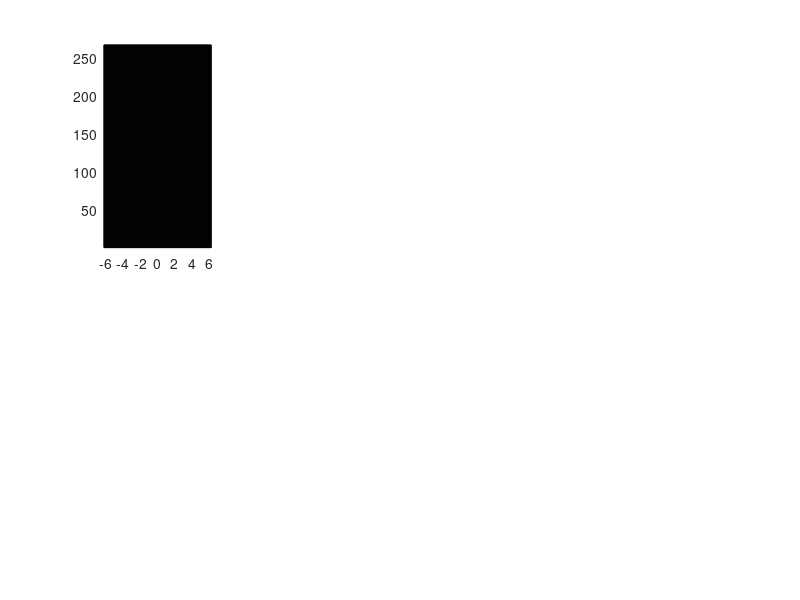

This figure's MATLAB source: (Note: this script raises an error after producing the figure.)
clc; clear; close all
load('Test02.mat')
Param.ts = Param.dt;
close all hidden;
%% This is a raw-wise FFT / IFFT
fft1d2 = @ (x) fftshift(fft(fftshift(x,2),[],2),2);
ifft1d2 = @ (x) ifftshift(ifft(ifftshift(x,2),[],2),2);
fft1d1 = @ (x) fftshift(fft(fftshift(x,1),[],1),1);
ifft1d1 = @ (x) ifftshift(ifft(ifftshift(x,1),[],1),1);
%% plotting raw time domain signal
subplot(2,4,1)
pc =pcolor(FastTime/1e-6,1:etaTotal,real(sqd));
pc.LineStyle='none';
colormap parula
xlabel('Fast time [\mus]')
ylabel('Azimuth index')
title('Step 0: Raw time domain (magnitude)')
%% Step 1: Range Compression
So = fft1d2(sqd); % FFT the time domain signal (FFT along each eta row)
% This is the template for the Match Filter
tau = 0;
sb = exp(1j*pi *   (-2*RadPar.fo * tau + RadPar.K*(FastTime-tau).^2   )    ) ...
    .*(FastTime>(-RadPar.T/2+tau)).*(FastTime<(RadPar.T/2+tau));
G = conj(fftshift(fft(fftshift(sb))));
Src  = repmat(G,size(So,1),1).*So; %Equation 5.5
src  = ifft1d2(Src); %Equation 5.6
%% Generate the reference signal based on the ground referene point
So = fft1d2(sqd_ref); % FFT the time domain signal (FFT along each eta row)
% This is the template for the Match Filter
tau = 0;
sb = exp(1j*pi *   (-2*RadPar.fo * tau + RadPar.K*(FastTime-tau).^2   )    ) ...
    .*(FastTime>(-RadPar.T/2+tau)).*(FastTime<(RadPar.T/2+tau));
G = conj(fftshift(fft(fftshift(sb))));
Src  = repmat(G,size(So,1),1).*So; %Equation 5.5
src_ref  = ifft1d2(Src); %Equation 5.6

%% Plotting the range-compressed image
subplot(2,4,2)
pc =pcolor(FastTime/1e-6,1:etaTotal,real(src));
pc.LineStyle='none';
xlabel('Fast time [\mus]')
ylabel('Azimuth index')
title('Step 1: Range compression')
drawnow

%% Step 3 Range cell migration compensation
DeltaR = R- Ro; % Based on the GRP
% shifting range cells (RCMC)
% RangeBin = RadPar.ts*c/2;
% NbinsShift = -round(DeltaR/RangeBin);
% subplot(2,4,3)
% plot(1:etaTotal,NbinsShift);
% xlabel('Azimuth index')
% ylabel('Range compensation [m]')
% title('Step 3.1: Range compensation profile')
% 
% 
% for eta=1:etaTotal
% src(eta,:) = circshift(src(eta,:),NbinsShift(eta));
% src_ref(eta,:) = circshift(src_ref(eta,:),NbinsShift);
% end

% subplot(2,4,4)
% pc =pcolor(FastTime/1e-6,1:etaTotal,real(src));
% pc.LineStyle='none';
% xlabel('Fast time [\mus]')
% ylabel('Azimuth index')
% title('RCMC')
% drawnow

%% Step 2 Azimuth FFT
S2_ref = fft1d1(src_ref);
S2 = fft1d1(src);
subplot(2,4,6)
pc =pcolor(FastTime/1e-6,1:etaTotal,abs(S2));
pc.LineStyle='none';
xlabel('Fast time [ms]')
ylabel('Azimuth index')
title('Step 2: Az FFT')


%% Step 3 Range cell migration corretion
DeltaR = R- Ro; % Based on the GRP
subplot(2,4,4)
plot(1:etaTotal,DeltaR);
xlabel('Azimuth index')
ylabel('Range compensation [m]')
title('Step 3.1: Range compensation profile')

% shiftring range cells
RangeBin = RadPar.ts*c/2;
NbinsShift = -floor(DeltaR/RangeBin);
for eta=1:etaTotal
S2(eta,:) = circshift(S2(eta,:),NbinsShift(eta));
S2_ref(eta,:) = circshift(S2_ref(eta,:),NbinsShift);
end


subplot(2,4,3)
pc =pcolor(FastTime/1e-6,1:etaTotal,real(S2));
pc.LineStyle='none';
xlabel('Fast time [\mus]')
ylabel('Azimuth index')
title('Step 3.2: RCMC')
drawnow

%% Step 4/5 Azimuth compression
Haz = exp(1j*pi*R*4*RadPar.fo/c);
subplot(2,4,6)
plot(real(Haz))

%S3 = S2 .* repmat(Haz,1,size(S2,2));
midpoint = round(size(S2_ref,2)/2)+1;
S2_ref = repmat(S2_ref(:,midpoint),1,size(S2,2));
S3 = S2 .* conj(S2_ref);
sSLC = ifft1d1(S3);


figure(2)
Range =(-(numel(FastTime)/2)*RangeBin:RangeBin:(numel(FastTime)/2-1)*RangeBin);
speed= mean(sqrt(sum((diff(SatECI,[],2)).^2)) /Param.ts);

CrossRange = (1:etaTotal)*Param.ts*speed/1000;
%%
sSLC=sSLC./max(abs(sSLC),[],"all");
ax=gca;
pc =pcolor(Range/1000,CrossRange,(abs(sSLC)));
pc.LineStyle='none';
ax.YAxis.Direction = 'reverse';
ax.XAxis.Direction = 'reverse';
xlabel('Slant Range [km]')
ylabel('Cross Range [km]')
title('Step 5: Comressed image')
colormap bone
axis equal

%% Geographic projection
% Here we map the cross-range / range to domain to the original geographic
% coordinates longitute / latitude.

if length(Targetlat)>100
    for Ctr =1:length(Targetlat)
        [~,~,SAR_Range(Ctr,:)] = geodetic2aer(Targetlat(Ctr,:),Targetlon(Ctr,:),0,Satlla(Ctr,1),Satlla(Ctr,2),Satlla(Ctr,3),E);
        SAR_Range(Ctr,:) = (SAR_Range(Ctr,:)-slantrangeMid(Ctr));
       
        % Resample the range vector to match the number of points in the
        % fast time vector
        x = 1:length(SAR_Range(Ctr,:));
        xq = linspace(1,length(SAR_Range(Ctr,:)),length(FastTime));
        RangeExact = interp1(x,SAR_Range(Ctr,:),xq);;

        SARlat(Ctr,:) = interp1(SAR_Range(Ctr,:),Targetlat(Ctr,:),RangeExact,"linear","extrap");
        SARlon(Ctr,:) = interp1(SAR_Range(Ctr,:),Targetlon(Ctr,:),RangeExact,"linear","extrap");
    end
    figure
    subplot(1,2,1)
    ax=gca;
    [xEast,yNorth,~] = latlon2local(SARlat,SARlon,0,GRP);
    %scatter(xEast(:)/1000,yNorth(:)/1000,2,double(abs(sSLC(:))),'MarkerEdgeColor','none','MarkerFaceColor','flat')
    J = double(abs(sSLC));
    J = J/max(J,[],"all");
    J  = imgaussfilt(J ,2); % Smothing filter
    J = imadjust(J);
    
    imagesc(xEast(1,:)/1000,yNorth(:,1)/1000,J)
    colormap bone
    ax.YAxis.Direction="Normal";
    axis equal
    hold on
    plot(0,0,'+'); % Mid point (reference)
    xlabel('x-axis [km]')
    ylabel('y-axis [km]')
    title('Processed SAR Image')

    subplot(1,2,2)
    ax=gca;
    [xEast,yNorth,~] = latlon2local(Targetlat,Targetlon,0,GRP);
    %scatter(xEast(:)/1000,yNorth(:)/1000,2,a(:),'MarkerEdgeColor','none','MarkerFaceColor','flat')
    a=a./max(a,[],"all");
    %J = imadjust(a);
    imagesc(xEast(1,:)/1000,yNorth(:,1)/1000,a)
    colormap bone
    ax.YAxis.Direction="Normal";
    axis equal
    hold on
    plot(0,0,'+'); % Mid point (reference)
    xlabel('x-axis [km]')
    ylabel('y-axis [km]')
    title('Satellite swath (optical)')
end